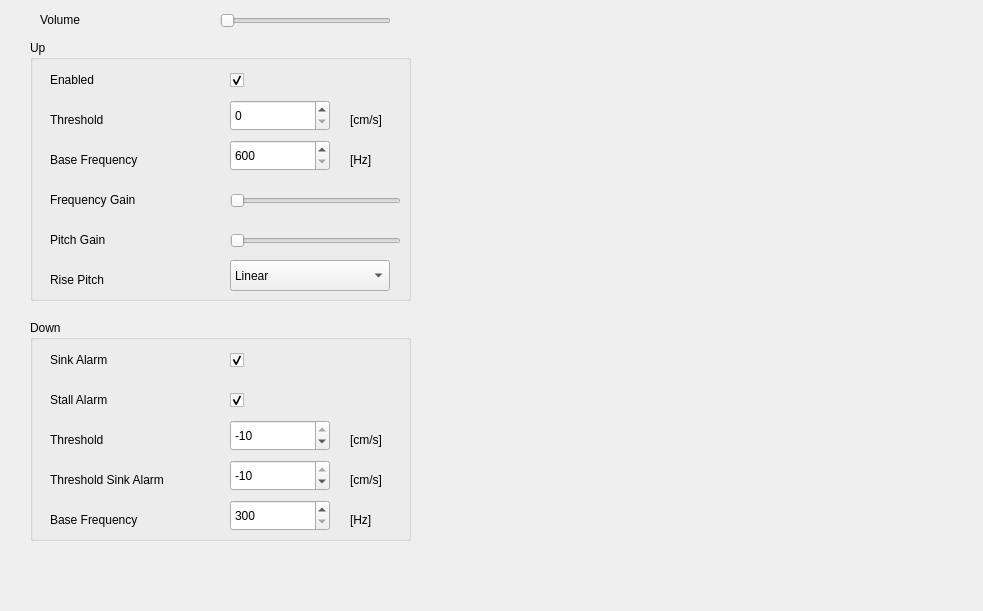
<?xml version="1.0" encoding="UTF-8"?>
<ui version="4.0">
 <class>AcousticFrame6015</class>
 <widget class="QWidget" name="AcousticFrame6015">
  <property name="geometry">
   <rect>
    <x>0</x>
    <y>0</y>
    <width>983</width>
    <height>611</height>
   </rect>
  </property>
  <property name="windowTitle">
   <string>Acoustic</string>
  </property>
  <widget class="QLabel" name="textLabel_Volume">
   <property name="geometry">
    <rect>
     <x>40</x>
     <y>10</y>
     <width>150</width>
     <height>20</height>
    </rect>
   </property>
   <property name="text">
    <string>Volume</string>
   </property>
   <property name="wordWrap">
    <bool>false</bool>
   </property>
  </widget>
  <widget class="QSlider" name="slider_Volume">
   <property name="geometry">
    <rect>
     <x>220</x>
     <y>10</y>
     <width>171</width>
     <height>21</height>
    </rect>
   </property>
   <property name="maximum">
    <number>4</number>
   </property>
   <property name="singleStep">
    <number>1</number>
   </property>
   <property name="pageStep">
    <number>1</number>
   </property>
   <property name="orientation">
    <enum>Qt::Horizontal</enum>
   </property>
  </widget>
  <widget class="QGroupBox" name="groupBox_Up">
   <property name="geometry">
    <rect>
     <x>30</x>
     <y>40</y>
     <width>381</width>
     <height>261</height>
    </rect>
   </property>
   <property name="title">
    <string>Up</string>
   </property>
   <widget class="QLabel" name="textLabel_Rise_En">
    <property name="geometry">
     <rect>
      <x>20</x>
      <y>30</y>
      <width>134</width>
      <height>20</height>
     </rect>
    </property>
    <property name="text">
     <string>Enabled</string>
    </property>
    <property name="wordWrap">
     <bool>false</bool>
    </property>
   </widget>
   <widget class="QComboBox" name="comboBox_RisePitch">
    <property name="enabled">
     <bool>true</bool>
    </property>
    <property name="geometry">
     <rect>
      <x>200</x>
      <y>220</y>
      <width>160</width>
      <height>31</height>
     </rect>
    </property>
    <item>
     <property name="text">
      <string>Linear</string>
     </property>
    </item>
    <item>
     <property name="text">
      <string>Exponential</string>
     </property>
    </item>
   </widget>
   <widget class="QLabel" name="textLabel_Pitch">
    <property name="geometry">
     <rect>
      <x>20</x>
      <y>190</y>
      <width>150</width>
      <height>20</height>
     </rect>
    </property>
    <property name="text">
     <string>Pitch Gain</string>
    </property>
    <property name="wordWrap">
     <bool>false</bool>
    </property>
   </widget>
   <widget class="QLabel" name="textLabel_UpFreq">
    <property name="geometry">
     <rect>
      <x>20</x>
      <y>110</y>
      <width>150</width>
      <height>20</height>
     </rect>
    </property>
    <property name="text">
     <string>Base Frequency</string>
    </property>
    <property name="wordWrap">
     <bool>false</bool>
    </property>
   </widget>
   <widget class="QLabel" name="textLabel_UpFreqUnit">
    <property name="geometry">
     <rect>
      <x>320</x>
      <y>110</y>
      <width>41</width>
      <height>20</height>
     </rect>
    </property>
    <property name="text">
     <string>[Hz]</string>
    </property>
    <property name="wordWrap">
     <bool>false</bool>
    </property>
   </widget>
   <widget class="QLabel" name="textLabel_Threshold">
    <property name="geometry">
     <rect>
      <x>20</x>
      <y>70</y>
      <width>134</width>
      <height>20</height>
     </rect>
    </property>
    <property name="text">
     <string>Threshold</string>
    </property>
    <property name="wordWrap">
     <bool>false</bool>
    </property>
   </widget>
   <widget class="QSlider" name="slider_FreqGain">
    <property name="geometry">
     <rect>
      <x>200</x>
      <y>150</y>
      <width>171</width>
      <height>21</height>
     </rect>
    </property>
    <property name="cursor">
     <cursorShape>ArrowCursor</cursorShape>
    </property>
    <property name="minimum">
     <number>0</number>
    </property>
    <property name="maximum">
     <number>4</number>
    </property>
    <property name="pageStep">
     <number>1</number>
    </property>
    <property name="value">
     <number>0</number>
    </property>
    <property name="orientation">
     <enum>Qt::Horizontal</enum>
    </property>
   </widget>
   <widget class="QSlider" name="slider_PitchGain">
    <property name="geometry">
     <rect>
      <x>200</x>
      <y>190</y>
      <width>171</width>
      <height>21</height>
     </rect>
    </property>
    <property name="minimum">
     <number>1</number>
    </property>
    <property name="maximum">
     <number>5</number>
    </property>
    <property name="pageStep">
     <number>1</number>
    </property>
    <property name="orientation">
     <enum>Qt::Horizontal</enum>
    </property>
   </widget>
   <widget class="QSpinBox" name="spinBox_UpFreq">
    <property name="geometry">
     <rect>
      <x>200</x>
      <y>100</y>
      <width>100</width>
      <height>31</height>
     </rect>
    </property>
    <property name="minimum">
     <number>600</number>
    </property>
    <property name="maximum">
     <number>1400</number>
    </property>
    <property name="singleStep">
     <number>1</number>
    </property>
    <property name="value">
     <number>600</number>
    </property>
   </widget>
   <widget class="QCheckBox" name="checkBox_RiseAcoustic">
    <property name="geometry">
     <rect>
      <x>200</x>
      <y>30</y>
      <width>21</width>
      <height>21</height>
     </rect>
    </property>
    <property name="text">
     <string/>
    </property>
    <property name="checked">
     <bool>true</bool>
    </property>
   </widget>
   <widget class="QLabel" name="textLabel_ThresholdUnit">
    <property name="geometry">
     <rect>
      <x>320</x>
      <y>70</y>
      <width>51</width>
      <height>20</height>
     </rect>
    </property>
    <property name="text">
     <string>[cm/s]</string>
    </property>
    <property name="wordWrap">
     <bool>false</bool>
    </property>
   </widget>
   <widget class="QLabel" name="textLabel_Variomode">
    <property name="geometry">
     <rect>
      <x>20</x>
      <y>230</y>
      <width>134</width>
      <height>20</height>
     </rect>
    </property>
    <property name="text">
     <string>Rise Pitch</string>
    </property>
    <property name="wordWrap">
     <bool>false</bool>
    </property>
   </widget>
   <widget class="QLabel" name="textLabel_FreqMod">
    <property name="geometry">
     <rect>
      <x>20</x>
      <y>150</y>
      <width>162</width>
      <height>20</height>
     </rect>
    </property>
    <property name="text">
     <string>Frequency Gain</string>
    </property>
    <property name="wordWrap">
     <bool>false</bool>
    </property>
   </widget>
   <widget class="QSpinBox" name="spinBox_ThresUp">
    <property name="geometry">
     <rect>
      <x>200</x>
      <y>60</y>
      <width>100</width>
      <height>31</height>
     </rect>
    </property>
    <property name="minimum">
     <number>0</number>
    </property>
    <property name="maximum">
     <number>20</number>
    </property>
   </widget>
  </widget>
  <widget class="QGroupBox" name="groupBox_Down">
   <property name="geometry">
    <rect>
     <x>30</x>
     <y>320</y>
     <width>381</width>
     <height>221</height>
    </rect>
   </property>
   <property name="title">
    <string>Down</string>
   </property>
   <widget class="QLabel" name="textLabel_SinkUnit_2">
    <property name="geometry">
     <rect>
      <x>320</x>
      <y>150</y>
      <width>50</width>
      <height>20</height>
     </rect>
    </property>
    <property name="text">
     <string>[cm/s]</string>
    </property>
    <property name="wordWrap">
     <bool>false</bool>
    </property>
   </widget>
   <widget class="QLabel" name="textLabel_SinkAlarm">
    <property name="geometry">
     <rect>
      <x>20</x>
      <y>30</y>
      <width>134</width>
      <height>20</height>
     </rect>
    </property>
    <property name="text">
     <string>Sink Alarm</string>
    </property>
    <property name="wordWrap">
     <bool>false</bool>
    </property>
   </widget>
   <widget class="QCheckBox" name="checkBox_SinkAlarm">
    <property name="geometry">
     <rect>
      <x>200</x>
      <y>30</y>
      <width>21</width>
      <height>21</height>
     </rect>
    </property>
    <property name="text">
     <string/>
    </property>
    <property name="checked">
     <bool>true</bool>
    </property>
   </widget>
   <widget class="QLabel" name="textLabel_SinkUnit">
    <property name="geometry">
     <rect>
      <x>320</x>
      <y>110</y>
      <width>50</width>
      <height>20</height>
     </rect>
    </property>
    <property name="text">
     <string>[cm/s]</string>
    </property>
    <property name="wordWrap">
     <bool>false</bool>
    </property>
   </widget>
   <widget class="QSpinBox" name="spinBox_ThresSinkAlarm">
    <property name="geometry">
     <rect>
      <x>200</x>
      <y>140</y>
      <width>100</width>
      <height>31</height>
     </rect>
    </property>
    <property name="prefix">
     <string/>
    </property>
    <property name="minimum">
     <number>-9990</number>
    </property>
    <property name="maximum">
     <number>-10</number>
    </property>
   </widget>
   <widget class="QSpinBox" name="spinBox_ThresDown">
    <property name="geometry">
     <rect>
      <x>200</x>
      <y>100</y>
      <width>100</width>
      <height>31</height>
     </rect>
    </property>
    <property name="prefix">
     <string/>
    </property>
    <property name="minimum">
     <number>-2000</number>
    </property>
    <property name="maximum">
     <number>-10</number>
    </property>
   </widget>
   <widget class="QCheckBox" name="checkBox_StallAlarm">
    <property name="geometry">
     <rect>
      <x>200</x>
      <y>70</y>
      <width>21</width>
      <height>20</height>
     </rect>
    </property>
    <property name="text">
     <string/>
    </property>
    <property name="checked">
     <bool>true</bool>
    </property>
   </widget>
   <widget class="QSpinBox" name="spinBox_DownFreq">
    <property name="geometry">
     <rect>
      <x>200</x>
      <y>180</y>
      <width>100</width>
      <height>31</height>
     </rect>
    </property>
    <property name="minimum">
     <number>300</number>
    </property>
    <property name="maximum">
     <number>1400</number>
    </property>
    <property name="singleStep">
     <number>1</number>
    </property>
    <property name="value">
     <number>300</number>
    </property>
   </widget>
   <widget class="QLabel" name="textLabel_Sink">
    <property name="geometry">
     <rect>
      <x>20</x>
      <y>110</y>
      <width>134</width>
      <height>20</height>
     </rect>
    </property>
    <property name="text">
     <string>Threshold</string>
    </property>
    <property name="wordWrap">
     <bool>false</bool>
    </property>
   </widget>
   <widget class="QLabel" name="textLabel_Sink_2">
    <property name="geometry">
     <rect>
      <x>20</x>
      <y>150</y>
      <width>156</width>
      <height>20</height>
     </rect>
    </property>
    <property name="text">
     <string>Threshold Sink Alarm</string>
    </property>
    <property name="wordWrap">
     <bool>false</bool>
    </property>
   </widget>
   <widget class="QLabel" name="textLabel_StallAlarm">
    <property name="geometry">
     <rect>
      <x>20</x>
      <y>70</y>
      <width>134</width>
      <height>20</height>
     </rect>
    </property>
    <property name="text">
     <string>Stall Alarm</string>
    </property>
    <property name="wordWrap">
     <bool>false</bool>
    </property>
   </widget>
   <widget class="QLabel" name="textLabel_DownFreqUnit">
    <property name="geometry">
     <rect>
      <x>320</x>
      <y>190</y>
      <width>33</width>
      <height>20</height>
     </rect>
    </property>
    <property name="text">
     <string>[Hz]</string>
    </property>
    <property name="wordWrap">
     <bool>false</bool>
    </property>
   </widget>
   <widget class="QLabel" name="textLabel_DownFreq">
    <property name="geometry">
     <rect>
      <x>20</x>
      <y>190</y>
      <width>150</width>
      <height>20</height>
     </rect>
    </property>
    <property name="text">
     <string>Base Frequency</string>
    </property>
    <property name="wordWrap">
     <bool>false</bool>
    </property>
   </widget>
  </widget>
 </widget>
 <layoutdefault spacing="6" margin="11"/>
 <resources/>
 <connections/>
</ui>
